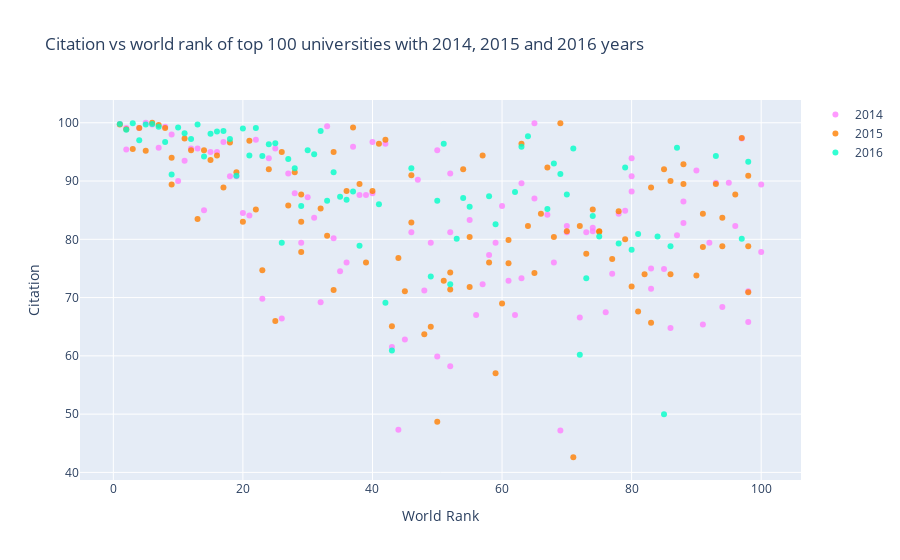

The code cell stored with this chart in its notebook:
### Code cell
trace1 =go.Scatter(
                    x = rank_2014.world_rank,
                    y = rank_2014.citations,
                    mode = "markers",
                    name = "2014",
                    marker = dict(color = 'rgba(255, 128, 255, 0.8)'),
                    text= rank_2014.university_name)
# creating trace2
trace2 =go.Scatter(
                    x = rank_2015.world_rank,
                    y = rank_2015.citations,
                    mode = "markers",
                    name = "2015",
                    marker = dict(color = 'rgba(255, 128, 2, 0.8)'),
                    text= rank_2015.university_name)
# creating trace3
trace3 =go.Scatter(
                    x = rank_2016.world_rank,
                    y = rank_2016.citations,
                    mode = "markers",
                    name = "2016",
                    marker = dict(color = 'rgba(0, 255, 200, 0.8)'),
                    text= rank_2016.university_name)
data1 = [trace1, trace2, trace3]
layout = dict(title = 'Citation vs world rank of top 100 universities with 2014, 2015 and 2016 years',
              xaxis= dict(title= 'World Rank',ticklen= 5,zeroline= False),
              yaxis= dict(title= 'Citation',ticklen= 5,zeroline= False)
             )
fig = dict(data = data1, layout = layout)
iplot(fig)

### Figure 1 — Plotly figure (JSON) as saved in the notebook; plotly's stock layout.template omitted (floating-point values rounded to 4 significant figures)
{"data": [{"marker": {"color": "rgba(255, 128, 255, 0.8)"}, "mode": "markers", "name": "2014", "text": ["California Institute of Technology", "Harvard University", "University of Oxford", "Stanford University", "Massachusetts Institute of Technology", "Princeton University", "University of Cambridge", "University of California, Berkeley", "University of Chicago", "Imperial College London", "Yale University", "University of California, Los Angeles", "Columbia University", "ETH Zurich – Swiss Federal Institute of Technology Zurich", "Johns Hopkins University", "University of Pennsylvania", "Duke University", "University of Michigan", "Cornell University", "University of Toronto", "University College London", "Northwestern University", "University of Tokyo", "Carnegie Mellon University", "University of Washington", "National University of Singapore", "University of Texas at Austin", "Georgia Institute of Technology", "University of Illinois at Urbana-Champaign", "University of Wisconsin-Madison", "University of British Columbia", "London School of Economics and Political Science", "University of California, Santa Barbara", "University of Melbourne", "McGill University", "Karolinska Institute", "École Polytechnique Fédérale de Lausanne", "King’s College London", "University of Edinburgh", "New York University", "University of California, San Diego", "Washington University in St Louis", "University of Hong Kong", "Seoul National University", "Peking University", "University of Minnesota", "University of North Carolina at Chapel Hill", "Australian National University", "Pennsylvania State University", "Boston University", "Tsinghua University", "Brown University", "Kyoto University", "University of California, Davis", "LMU Munich", "Korea Advanced Institute of Science and Technology (KAIST)", "Hong Kong University of Science and Technology", "University of Manchester", "Ohio State University", "Pohang University of Science and Technology", "KU Leuven", "Purdue University", "The University of Queensland", "University of Göttingen", "Rice University", "École Normale Supérieure", "Leiden University", "Heidelberg University", "Delft University of Technology", "University of Southern California", "École Polytechnique", "University of Sydney", "Erasmus University Rotterdam", "University of Basel", "Utrecht University", "Nanyang Technological University", "Wageningen University and Research Center", "University of Pittsburgh", "University of Bristol", "Durham University", "Emory University", "Tufts University", "Michigan State University", "University of Amsterdam", "Ghent University", "Free University of Berlin", "Technical University of Munich", "Case Western Reserve University", "Vanderbilt University", "University of Notre Dame", "Monash University", "McMaster University", "University of California, Irvine", "Humboldt University of Berlin", "University of Rochester", "Pierre and Marie Curie University", "University of Colorado Boulder", "Maastricht University", "University of Groningen", "University of Helsinki", "University of York"], "type": "scatter", "x": [1, 2, 2, 4, 5, 6, 7, 8, 9, 10, 11, 12, 13, 14, 15, 16, 17, 18, 19, 20, 21, 22, 23, 24, 25, 26, 27, 28, 29, 30, 31, 32, 33, 34, 35, 36, 37, 38, 39, 40, 40, 42, 43, 44, 45, 46, 47, 48, 49, 50, 50, 52, 52, 52, 55, 56, 57, 58, 59, 60, 61, 62, 63, 63, 65, 65, 67, 68, 69, 70, 70, 72, 73, 74, 74, 76, 77, 78, 79, 80, 80, 80, 83, 83, 85, 86, 87, 88, 88, 90, 91, 92, 93, 94, 95, 96, 97, 98, 98, 100, 100], "y": [99.8, 99.1, 95.4, 99.1, 100, 99.7, 95.7, 99.3, 98, 90, 93.5, 95.6, 95.6, 85, 95, 95, 96.7, 90.8, 90.8, 84.5, 84.1, 97.1, 69.8, 93.9, 95.6, 66.4, 91.3, 87.9, 79.4, 87.2, 83.7, 69.2, 99.4, 80.2, 74.5, 76, 95.9, 87.6, 87.6, 87.9, 96.7, 96.4, 61.5, 47.3, 62.8, 81.2, 90.2, 71.2, 79.4, 95.3, 59.9, 91.3, 58.2, 81.2, 83.3, 67, 72.3, 77.3, 79.4, 85.7, 72.9, 67, 73.3, 89.6, 99.9, 87, 84.2, 76, 47.2, 81.2, 82.3, 66.6, 81.2, 81.4, 82, 67.5, 74.1, 84.4, 84.9, 88.2, 90.8, 93.9, 71.5, 75, 74.9, 64.8, 80.7, 82.8, 86.5, 91.8, 65.4, 79.4, 89.7, 68.4, 89.7, 82.3, 97.3, 65.8, 71.1, 77.8, 89.4]}, {"marker": {"color": "rgba(255, 128, 2, 0.8)"}, "mode": "markers", "name": "2015", "text": ["California Institute of Technology", "Harvard University", "University of Oxford", "Stanford University", "University of Cambridge", "Massachusetts Institute of Technology", "Princeton University", "University of California, Berkeley", "Imperial College London", "Yale University", "University of Chicago", "University of California, Los Angeles", "ETH Zurich – Swiss Federal Institute of Technology Zurich", "Columbia University", "Johns Hopkins University", "University of Pennsylvania", "University of Michigan", "Duke University", "Cornell University", "University of Toronto", "Northwestern University", "University College London", "University of Tokyo", "Carnegie Mellon University", "National University of Singapore", "University of Washington", "Georgia Institute of Technology", "University of Texas at Austin", "LMU Munich", "University of Illinois at Urbana-Champaign", "University of Wisconsin-Madison", "University of British Columbia", "University of Melbourne", "London School of Economics and Political Science", "École Polytechnique Fédérale de Lausanne", "University of Edinburgh", "University of California, Santa Barbara", "New York University", "McGill University", "King’s College London", "University of California, San Diego", "Washington University in St Louis", "University of Hong Kong", "Karolinska Institute", "Australian National University", "University of Minnesota", "University of North Carolina at Chapel Hill", "Peking University", "Tsinghua University", "Seoul National University", "Hong Kong University of Science and Technology", "Korea Advanced Institute of Science and Technology (KAIST)", "University of Manchester", "Brown University", "KU Leuven", "University of California, Davis", "Boston University", "Pennsylvania State University", "Kyoto University", "University of Sydney", "Nanyang Technological University", "École Polytechnique", "Scuola Normale Superiore di Pisa", "Leiden University", "The University of Queensland", "Pohang University of Science and Technology", "University of Göttingen", "Ohio State University", "Rice University", "Heidelberg University", "Delft University of Technology", "Erasmus University Rotterdam", "Wageningen University and Research Center", "University of Bristol", "University of Basel", "University of Southern California", "University of Amsterdam", "École Normale Supérieure", "Utrecht University", "Humboldt University of Berlin", "Free University of Berlin", "Michigan State University", "Durham University", "Monash University", "Middle East Technical University", "University of Arizona", "University of Notre Dame", "Tufts University", "University of California, Irvine", "Ghent University", "University of Massachusetts", "University of Pittsburgh", "Emory University", "McMaster University", "University of Glasgow", "Vanderbilt University", "University of Colorado Boulder", "Stockholm University", "Technical University of Munich", "Uppsala University"], "type": "scatter", "x": [1, 2, 3, 4, 5, 6, 7, 8, 9, 9, 11, 12, 13, 14, 15, 16, 17, 18, 19, 20, 21, 22, 23, 24, 25, 26, 27, 28, 29, 29, 29, 32, 33, 34, 34, 36, 37, 38, 39, 40, 41, 42, 43, 44, 45, 46, 46, 48, 49, 50, 51, 52, 52, 54, 55, 55, 57, 58, 59, 60, 61, 61, 63, 64, 65, 66, 67, 68, 69, 70, 71, 72, 73, 74, 75, 75, 77, 78, 79, 80, 81, 82, 83, 83, 85, 86, 86, 88, 88, 90, 91, 91, 93, 94, 94, 96, 97, 98, 98, 98], "y": [99.7, 98.9, 95.5, 99.1, 95.2, 100, 99.6, 99.1, 89.4, 94, 97.3, 95.3, 83.5, 95.3, 93.6, 94.4, 88.9, 96.6, 91.5, 83, 96.9, 85.1, 74.7, 92, 66, 95, 85.8, 91.5, 83, 77.8, 87.7, 85.3, 80.6, 71.3, 95, 88.3, 99.2, 89.5, 76, 88.3, 96.4, 97.1, 65.1, 76.8, 71.1, 82.9, 91, 63.7, 65, 48.7, 72.9, 71.4, 74.3, 92, 71.8, 80.4, 94.4, 76, 57, 69, 75.9, 79.9, 96.4, 82.3, 74.2, 84.4, 92.3, 80.4, 99.9, 81.4, 42.6, 82.3, 77.5, 85.1, 81.4, 81.3, 76.6, 84.8, 80, 71.9, 67.6, 74, 88.9, 65.7, 92, 74, 90, 92.9, 89.5, 73.8, 78.7, 84.4, 89.5, 78.8, 83.7, 87.7, 97.4, 90.9, 78.8, 70.9]}, {"marker": {"color": "rgba(0, 255, 200, 0.8)"}, "mode": "markers", "name": "2016", "text": ["California Institute of Technology", "University of Oxford", "Stanford University", "University of Cambridge", "Massachusetts Institute of Technology", "Harvard University", "Princeton University", "Imperial College London", "ETH Zurich – Swiss Federal Institute of Technology Zurich", "University of Chicago", "Johns Hopkins University", "Yale University", "University of California, Berkeley", "University College London", "Columbia University", "University of California, Los Angeles", "University of Pennsylvania", "Cornell University", "University of Toronto", "Duke University", "University of Michigan", "Carnegie Mellon University", "London School of Economics and Political Science", "University of Edinburgh", "Northwestern University", "National University of Singapore", "King’s College London", "Karolinska Institute", "LMU Munich", "New York University", "École Polytechnique Fédérale de Lausanne", "University of Washington", "University of Melbourne", "University of British Columbia", "KU Leuven", "University of Illinois at Urbana-Champaign", "Heidelberg University", "McGill University", "Georgia Institute of Technology", "Peking University", "University of Tokyo", "University of Texas at Austin", "Humboldt University of Berlin", "University of Wisconsin-Madison", "Brown University", "Australian National University", "Technical University of Munich", "École Normale Supérieure", "Nanyang Technological University", "University of Amsterdam", "Hong Kong University of Science and Technology", "Utrecht University", "University of North Carolina at Chapel Hill", "Boston University", "Leiden University", "University of Southern California", "University of Bristol", "Durham University", "Erasmus University Rotterdam", "Free University of Berlin", "Monash University", "University of Groningen", "Pennsylvania State University", "University of Tübingen", "University of Pittsburgh", "University of Warwick", "Uppsala University", "University of Freiburg", "Seoul National University", "University of St Andrews", "Vanderbilt University", "University of Exeter", "University of Sheffield", "Queen Mary University of London"], "type": "scatter", "x": [1, 2, 3, 4, 5, 6, 7, 8, 9, 10, 11, 12, 13, 14, 15, 16, 17, 18, 19, 20, 21, 22, 23, 24, 25, 26, 27, 28, 29, 30, 31, 32, 33, 34, 35, 36, 37, 38, 41, 42, 43, 46, 49, 50, 51, 52, 53, 54, 55, 58, 59, 62, 63, 64, 67, 68, 69, 70, 71, 72, 73, 74, 75, 78, 79, 80, 81, 84, 85, 86, 87, 93, 97, 98], "y": [99.8, 98.8, 99.9, 97, 99.7, 99.8, 99.3, 96.7, 91.1, 99.2, 98.2, 97.2, 99.7, 94.2, 98.1, 98.5, 98.6, 97.2, 90.9, 99, 94.4, 99.1, 94.3, 96.3, 96.5, 79.4, 93.8, 92.2, 85.7, 95.3, 94.6, 98.6, 86.6, 91.5, 87.3, 86.8, 88.2, 78.9, 86, 69.1, 60.9, 92.2, 73.6, 86.6, 96.4, 72.3, 80.1, 87.1, 85.6, 87.4, 82.6, 88.1, 95.9, 97.7, 85.2, 93, 91.2, 87.7, 95.6, 60.2, 73.3, 84, 80.5, 79.3, 92.3, 78.2, 80.9, 80.5, 50, 78.8, 95.7, 94.3, 80.1, 93.3]}], "layout": {"autosize": true, "title": {"text": "Citation vs world rank of top 100 universities with 2014, 2015 and 2016 years"}, "xaxis": {"autorange": true, "range": [-5.237, 106.2], "ticklen": 5, "title": {"text": "World Rank"}, "type": "linear", "zeroline": false}, "yaxis": {"autorange": true, "range": [37.86, 104.7], "ticklen": 5, "title": {"text": "Citation"}, "type": "linear", "zeroline": false}}}
